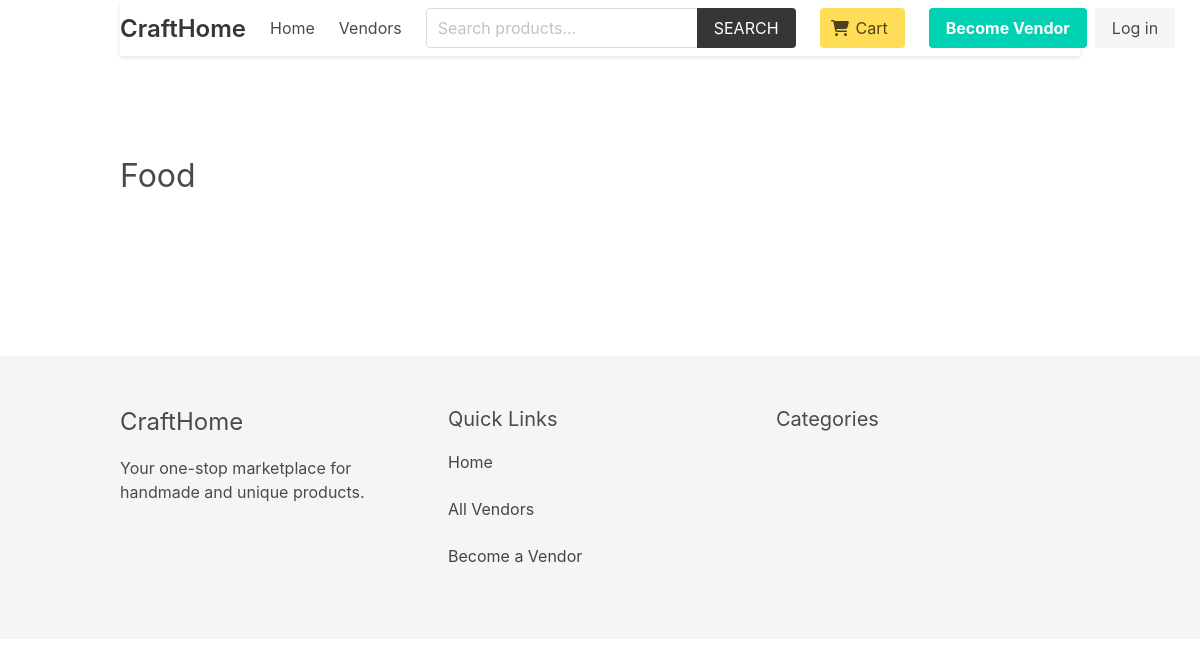
The app's page /product/food/, older data.
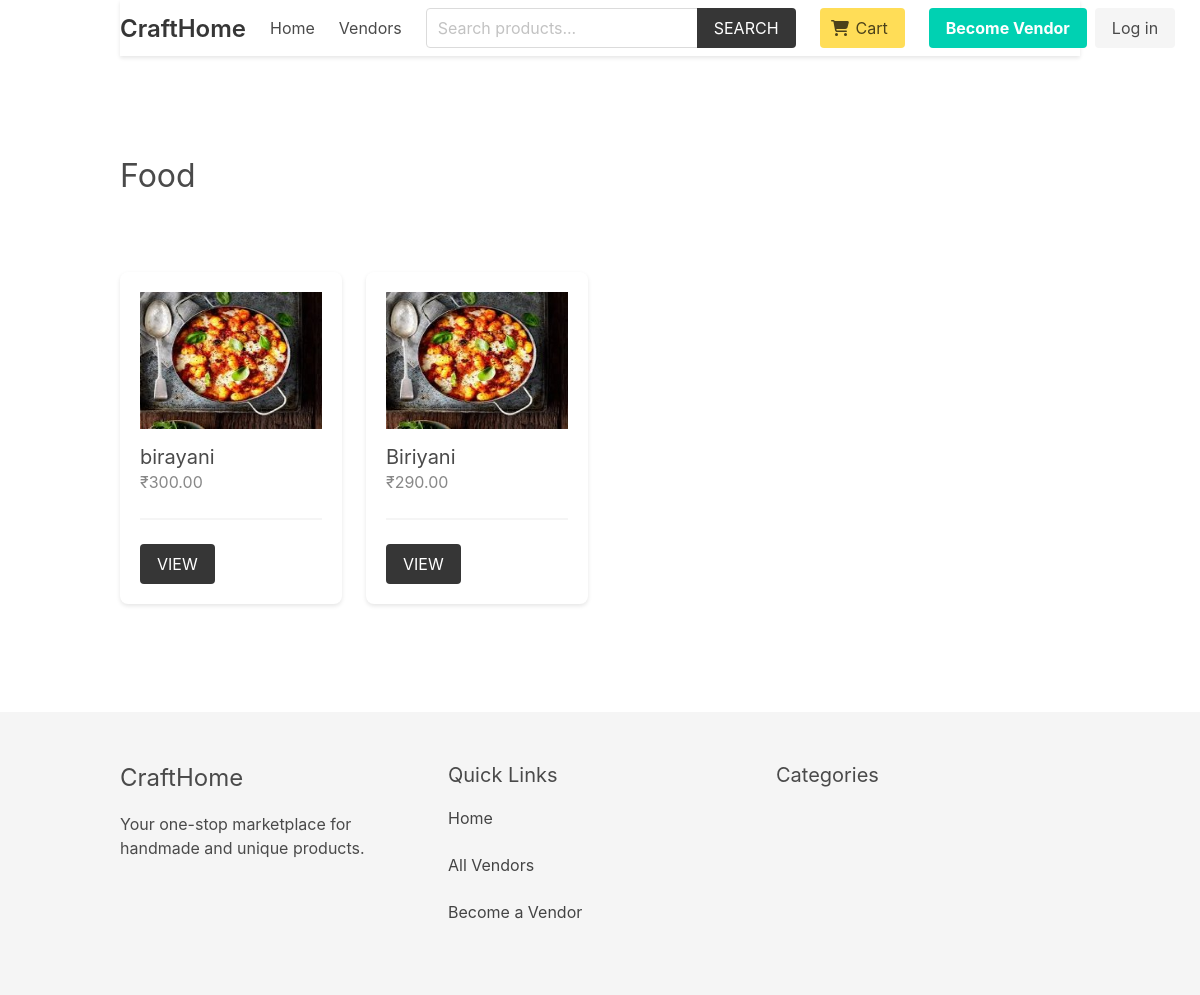
The same page, newer data.
### product/models.py (models this page shows, shortened)
class Category(models.Model):
    title = models.CharField(max_length=50)
    slug = models.SlugField(max_length=55)
    ordering = models.IntegerField(default=0)
    class Meta:
        ordering = ['ordering']

class Product(models.Model):
    category = models.ForeignKey(Category, related_name='products', on_delete=models.CASCADE)
    vendor = models.ForeignKey(Vendor, related_name="products", on_delete=models.CASCADE)
    title = models.CharField(max_length=50)
    slug = models.SlugField(max_length=55)
    description = models.TextField(blank=True, null=True)
    price = models.DecimalField(max_digits=6, decimal_places=2)
    added_date = models.DateTimeField(auto_now_add=True)
    image = models.ImageField(upload_to='uploads/', blank=True, null=True)
    thumbnail = models.ImageField(upload_to='uploads/', blank=True, null=True) # Change uploads to thumbnails
    class Meta:
        ordering = ['-added_date']
    def get_thumbnail(self):
        if self.thumbnail:
            return self.thumbnail.url

### product/views.py (the view)
# urls.py: path('<slug:category_slug>/', views.category, name="category"),
def category(request, category_slug):
    category = get_object_or_404(Category, slug=category_slug)
    return render(request,'product/category.html', {'category': category})

### templates/product/category.html (shortened to what this page needs)
{% extends 'core/base.html' %}
{% block content %}
    <div class="columns is-multiline mb-6">
        <div class="column is-12 has-test-centered mt-6 mb-6">
            <h2 class="is-size-3">{{category.title}}</h2>
        </div>
        {% for product in category.products.all %}
            {% include 'product/parts/list_item.html' %}
        {% endfor %}
    </div>
{% endblock content %}

### templates/core/base.html (shortened to what this page needs)
{% load static %}
<!DOCTYPE html>
<html lang="en">
<head>
    <link rel="stylesheet" href="https://cdn.jsdelivr.net/npm/bulma@0.9.2/css/bulma.min.css">
    <link rel="stylesheet" href="https://cdnjs.cloudflare.com/ajax/libs/font-awesome/6.0.0/css/all.min.css">
    <link rel="stylesheet" href="{% static 'css/main.css' %}">
</head>
<body>
    <div class="container">
        <nav class="navbar" role="navigation" aria-label="main navigation">
            <div class="navbar-brand">
                <a class="navbar-item" href="{% url 'core:home' %}">
                    <h1 class="title is-4">CraftHome</h1>
                </a>
            </div>
            <div id="navbarBasicExample" class="navbar-menu">
                <div class="navbar-start">
                    <a class="navbar-item" href="{% url 'core:home' %}">
                        Home
                    </a>
                    <a class="navbar-item" href="{% url 'vendor:vendors' %}">
                        Vendors
                    </a>
                </div>
                <div class="navbar-start">
                    <div class="navbar-item">
                        <form method="get" action="{% url 'product:search' %}">
                            <div class="field has-addons">
                                <div class="control">
                                    <input type="search" name="query" id="" class="input" placeholder="Search products...">
                                </div>
                                <div class="control">
                                    <button class="button is-dark is-uppercase">Search</button>
                                </div>
                            </div>
                        </form>
                    </div>
                </div>
                <div class="navbar-end">
                    <div class="navbar-item">
                        <a href="{% url 'cart:cart' %}" class="button is-warning">
                            <span class="icon">
                                <i class="fas fa-shopping-cart"></i>
                            </span>
                            <span>Cart {% if cart %}({{cart|length}}){% endif %}</span>
                        </a>
                    </div>
                    {% if request.user.is_authenticated %}
                        <div class="navbar-item has-dropdown is-hoverable">
                            <a class="navbar-link is-capitalized">
                                {{user.vendor.name}}
                            </a>
                            <div class="navbar-dropdown">
                                <a class="navbar-item" href="{% url 'vendor:vendor-admin' %}">
                                    Dashboard
                                </a>
                                <a class="navbar-item" href="{% url 'vendor:edit-vendor' %}">
                                    Profile Settings
                                </a>
                                <a class="navbar-item" href="{% url 'vendor:add-product' %}">
                                    Add Product
                                </a>
                                <hr class="navbar-divider">
                                <a class="navbar-item" href="{% url 'vendor:logout' %}">
                                    Logout
                                </a>
                            </div>
                        </div>
                    {% else %}
                        <div class="navbar-item">
                            <div class="buttons">
                                <a class="button is-primary" href="{% url 'vendor:become-vendor' %}">
                                    <strong>Become Vendor</strong>
                                </a>
                                <a class="button is-light" href="{% url 'vendor:login' %}">
                                    Log in
                                </a>
                            </div>
                        </div>
                    {% endif %}
                </div>
            </div>
        </nav>
    </div>
    <section class="section">
        <div class="container">
            {% block content %}{% endblock content %}
        </div>
    </section>
    <footer class="footer">
        <div class="container">
            <div class="columns">
                <div class="column">
                    <h3 class="is-size-4 mb-4">CraftHome</h3>
                    <p>Your one-stop marketplace for handmade and unique products.</p>
                </div>
                <div class="column">
                    <h4 class="is-size-5 mb-4">Quick Links</h4>
                    <ul>
                        <li><a href="{% url 'core:home' %}">Home</a></li>
                        <li><a href="{% url 'vendor:vendors' %}">All Vendors</a></li>
                        {% if request.user.is_authenticated %}
                            <li><a href="{% url 'vendor:vendor-admin' %}">Vendor Dashboard</a></li>
                        {% else %}
                            <li><a href="{% url 'vendor:become-vendor' %}">Become a Vendor</a></li>
                        {% endif %}
                    </ul>
                </div>
                <div class="column">
                    <h4 class="is-size-5 mb-4">Categories</h4>
                </div>
            </div>
        </div>
    </footer>
</body>
</html>

### templates/product/parts/list_item.html
<div class="column is-3 product-list-item">
                <div class="box">
                    <figure class="image is-4by3 mb-4">
                        <img src="{{ product.get_thumbnail }}" alt="{{product.title}}">
                    </figure>
                    <h2 class="subtitle">{{product.title}}</h2>
                    <h3 class="price is-size-6 mb-5">₹{{product.price}}</h3>
                    <hr>
                    <a href="{% url 'product:product' product.category.slug product.slug %}" class="button is-dark is-uppercase">View</a>
                </div>
            </div>

### core/static/css/main.css (style rules this page uses)
.navbar { box-shadow: 0 2px 4px rgba(0,0,0,0.1); }
.navbar-brand .title { color: #363636; }
.footer { background-color: #f5f5f5; padding: 3rem 1.5rem; }
.footer ul { list-style: none; margin-left: 0; }
.footer ul li { margin-bottom: 0.5rem; }
.footer a { color: #4a4a4a; }
.button.is-warning { background-color: #ffdd57; border-color: transparent; color: rgba(0,0,0,0.7); }
.field.has-addons .control:first-child .input { border-top-right-radius: 0; border-bottom-right-radius: 0; }
.field.has-addons .control:last-child .button { border-top-left-radius: 0; border-bottom-left-radius: 0; }
.box { box-shadow: 0 2px 4px rgba(0,0,0,0.1); border-radius: 8px; }
.input, .textarea, .select select { border-radius: 4px; box-shadow: none; border: 1px solid #dbdbdb; }
.footer a { margin-bottom: 15px; display: inline-block; color: #444; }
.product-list-item .box .subtitle { margin-bottom: 0; }
.product-list-item .box .price { color: #888; }

Row changes from the older to the newer data that the page shows:
added Product: get_thumbnail (picture), title "birayani", price "300.00"
added Product: get_thumbnail (picture), title "Biriyani", price "290.00"
